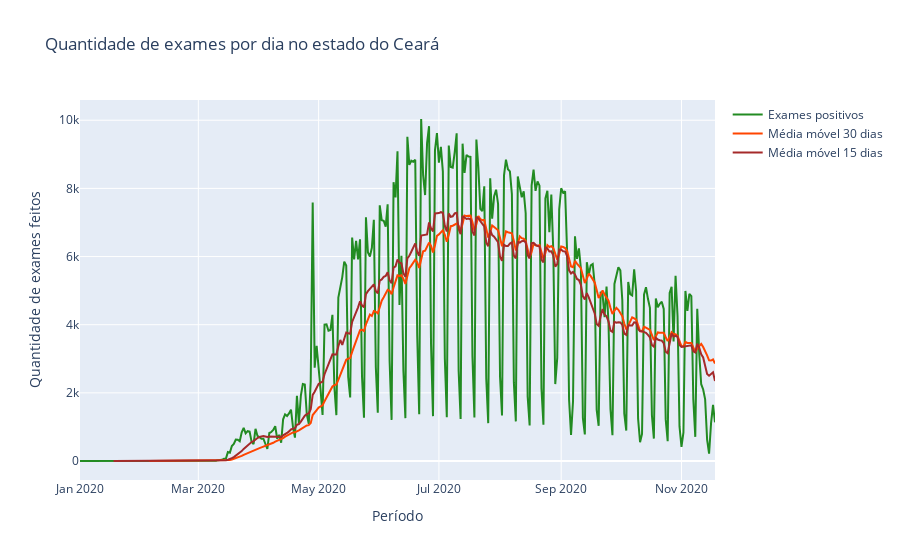

Write notebook code for a chart like this one.
### Markdown cell above
## Gráficos

### Code cell
# grafico de exames 01
g_ex_01 = go.Figure()

add_trace(g_ex_01, exames_novos.datas, exames_novos.exames, color='forestgreen', name='Exames positivos')
add_trace(g_ex_01, exames_novos.datas, exames_novos.media_movel30, color='orangered', name='Média móvel 30 dias')
add_trace(g_ex_01, exames_novos.datas, exames_novos.media_movel15, color='brown', name='Média móvel 15 dias')

g_ex_01.update_layout(title='Quantidade de exames por dia no estado do Ceará',
xaxis_title='Período',
yaxis_title='Quantidade de exames feitos')


py.iplot(g_ex_01)

### Figure 1 — Plotly figure (JSON) as saved in the notebook; plotly's stock layout.template omitted (floating-point values rounded to 4 significant figures; data arrays with more than 128 entries replaced by an {"elided": "..."} marker saying what was removed)
{"data": [{"line": {"color": "forestgreen"}, "mode": "lines", "name": "Exames positivos", "type": "scatter", "x": {"elided": "317 str values"}, "y": {"elided": "317 int values"}}, {"line": {"color": "orangered"}, "mode": "lines", "name": "Média móvel 30 dias", "type": "scatter", "x": {"elided": "317 str values"}, "y": {"elided": "317 float values"}}, {"line": {"color": "brown"}, "mode": "lines", "name": "Média móvel 15 dias", "type": "scatter", "x": {"elided": "317 str values"}, "y": {"elided": "317 float values"}}], "layout": {"title": {"text": "Quantidade de exames por dia no estado do Ceará"}, "xaxis": {"title": {"text": "Período"}}, "yaxis": {"title": {"text": "Quantidade de exames feitos"}}}}
